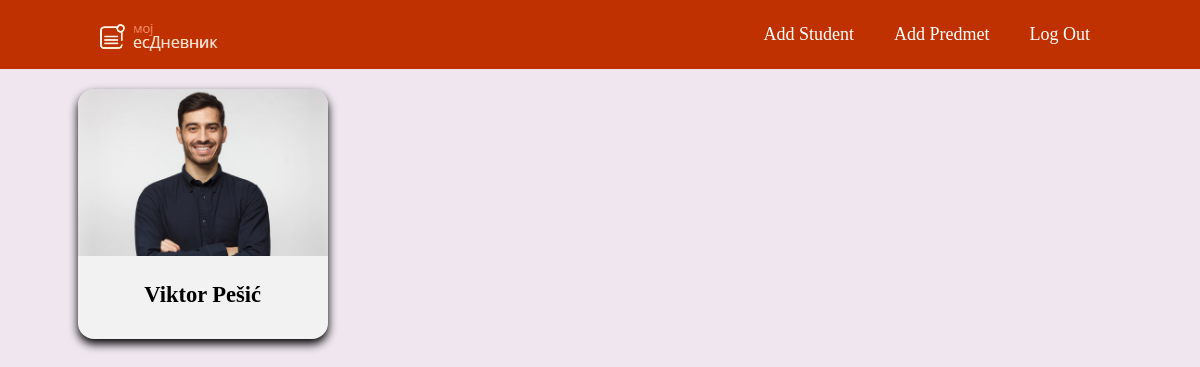
/admin_stranice/show_pages/all_students-class.php?razredID=1&odeljenjeID=2 (signed in), run on the app's committed database.
### tables this page shows
CREATE TABLE `student` (
  `studentID` int(11) NOT NULL,
  `name` varchar(255) NOT NULL,
  `surname` varchar(255) NOT NULL,
  `date_of_birth` date NOT NULL,
  `adress` varchar(255) NOT NULL,
  `gender` varchar(10) NOT NULL COMMENT 'Moze samo u formatu "Musko" ili "Zensko"',
  `email` varchar(255) NOT NULL,
  `parent_name` varchar(255) NOT NULL,
  `razredID` int(11) DEFAULT NULL,
  `odeljenjeID` int(11) DEFAULT NULL,
  `photo_path` varchar(255) DEFAULT NULL
);

### classes/Student.php (called while the page is built, shortened)
<?php
class Student{
    protected $conn;
    public function __construct(){
        global $conn;
        $this->conn = $conn;
    }
    public function getStudents($razredID, $odeljenjeID = null){
            if($odeljenjeID != null){
                $sql = "SELECT * FROM student WHERE razredID = ? AND odeljenjeID = ?";
                $run = $this->conn->prepare($sql);
                $run->bind_param('ii', $razredID, $odeljenjeID);
                $run->execute();
                $results = $run->get_result();
                $results = $results->fetch_all(MYSQLI_ASSOC);
                return $results;
            }
    }
}

### admin_stranice/show_pages/all_students-class.php (the view, shortened to what this page needs)
<?php
    require_once "../../config/config.php";
    require_once "../../classes/Student.php";
    $razredID = (int) $_GET['razredID'];
    $odeljenjeId = (int)$_GET['odeljenjeID'];
    $student = new Student();
    $results = $student->getStudents($razredID,$odeljenjeId);
?>
<!DOCTYPE html>
<html lang="en">
<head>
    <link rel="stylesheet" href="../admin_css/admin_show.css">
</head>
<body>
    <header>
        <nav>
            <div class="navbar-container">
                <a href="../admin_dashboard.php">
                    <div class="logo">
                        <img src="/e-dnevnik/assets/site_images/esdnevnik-logo.png" alt="">
                    </div>
                </a>
                <div class="menu">
                    <a href="../add_pages/add_student.php" target="_self" rel="noopener noreferrer" class="nav-link">
                        <div class="menu-div">
                            Add student
                        </div>
                    </a>
                    <a href="../add_pages/add_predmet.php" target="_self" rel="noopener noreferrer" class="nav-link">
                        <div class="menu-div">
                            Add predmet
                        </div>
                    </a>
                    <a href="/e-dnevnik/sign_out.php" target="_self" rel="noopener noreferrer" class="nav-link">
                        <div class="menu-div">
                            Log Out
                        </div>
                    </a>
                </div>
            </div>
        </nav>
    </header>
    <div class="container">
        <div class="student-card-wrapper">
            <?php
                foreach ($results as $result) :?>
                <a class="student-card-link" href="student_page.php?studentID=<?= $result["studentID"]?>">
					<div class="student-card">
						<div class="student-card-img" style="background-image: url(<?php if($result["photo_path"] == null){
								echo "../.." . "/e-dnevnik/assets/user_images/default_user_image.png";
							} else {
								echo "../../assets/user_images/" . $result["photo_path"];
							}
							?>)" >
						</div>
						<div class="student-card-text">
							<h2><?=$result["name"] . " " . $result["surname"]?></h2>
						</div>
					</div>
				</a>
            <?php endforeach;?>
        </div>
    </div>
</body>
</html>

### admin_stranice/admin_css/admin_show.css (style rules this page uses)
body { background-color: #EFE6F0; margin: 0; }
.container { max-width: 1200px; display: flex; flex-direction: row; justify-content: start; column-gap: 20px; align-items: center; flex-wrap: wrap; padding: 20px; margin: auto !important; }
.student-card-link { text-decoration: none; }
.student-card-wrapper { width: 100%; height: 100%; display: grid; grid-template-columns: 1fr 1fr 1fr; place-items: center; gap: 2rem; margin: auto; }
.student-card { width: 250px; height: 250px; aspect-ratio: 2/3; display: flex; flex-direction: column; gap: 0.5rem; border-radius: 1rem; overflow: hidden; box-shadow: 0 5px 10px black; transition: transform .3s; background-color: #f2f2f2; }
.student-card-img { width: 100%; aspect-ratio: 3/2; background-position: center; background-size: cover; }
.student-card-text { display: flex; flex-direction: column; align-items: center; justify-content: center ; font-size: 15px; gap: 1rem; padding-inline: 1rem; color: black; }
.navbar-container { max-width: 85%; margin: auto; display: flex; flex-direction: row; align-items: stretch; justify-content: space-between; }
header { background-color: #BF3100;; }
.menu { display: flex; flex-direction: row; }
.logo { padding: 10px 0 5px 0; }
.nav-link { display: flex; align-items: center; justify-content: center; text-decoration: none; color: white ; font-size: 18px; font-weight: 500; transition: all .3s ease-in; padding: 0 20px 0 20px; text-transform: capitalize; }

### data on the page
student: photo_path (picture), name "Viktor", surname "Pešić"
